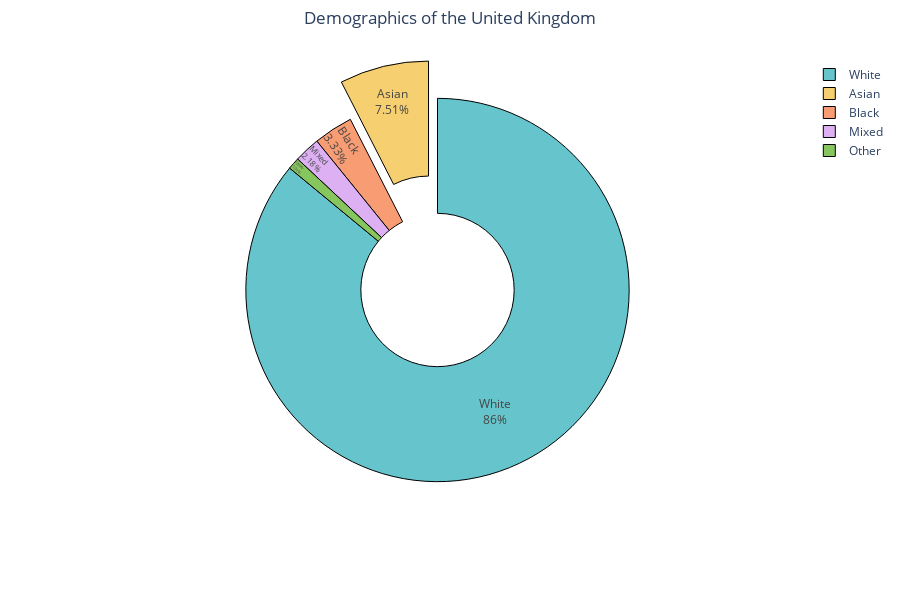

The notebook cell this image was saved under:
### Markdown cell above
**Pie Chart Below:** Hover over any section with the mouse to show the real number of individuals instead of percentage.

   1. **It can be seen that 86% of the UK population belong to the white ethnicity.**
   2. **The black ethnicity forms only a 3.33% from the UK population; therefore, the black community are considered minorities in the UK.**
   3. **There is a very large gap between the white ethnicity and the black ethnicity of arround 46344505 individuals.**

### Code cell
#This Pie chart shows the percentage of each ethnicity in the UK in terms of individual count.
population_pie_plot = px.pie(uk_population_aggregated_by_race, uk_population_aggregated_by_race.index, 
              uk_population_aggregated_by_race['Number'], 
              color_discrete_sequence=px.colors.qualitative.Pastel, hole=0.4)

population_pie_plot.update_layout(title={
                  'text': "Demographics of the United Kingdom",
                  'y':0.98,
                  'x':0.5,
                  'xanchor': 'center',
                  'yanchor': 'top'},
                   height=600,
                  template='plotly_white')

population_pie_plot.update_traces(textposition='inside', textinfo='percent+label', pull=[0, 0.2])

population_pie_plot.data[0].marker.line.width = 1
population_pie_plot.data[0].marker.line.color = "black"
population_pie_plot.show()

### Figure 1 — Plotly figure (JSON) as saved in the notebook; plotly's stock layout.template omitted (floating-point values rounded to 4 significant figures)
{"data": [{"domain": {"x": [0, 1], "y": [0, 1]}, "hole": 0.4, "hoverlabel": {"namelength": 0}, "hovertemplate": "label=%{label}<br>Number=%{value}", "labels": ["White", "Asian", "Black", "Mixed", "Other"], "legendgroup": "", "marker": {"line": {"color": "black", "width": 1}}, "name": "", "pull": [0, 0.2], "showlegend": true, "textinfo": "percent+label", "textposition": "inside", "type": "pie", "values": [48209395, 4213531, 1864890, 1224400, 563696]}], "layout": {"height": 600, "legend": {"tracegroupgap": 0}, "margin": {"t": 60}, "piecolorway": ["rgb(102, 197, 204)", "rgb(246, 207, 113)", "rgb(248, 156, 116)", "rgb(220, 176, 242)", "rgb(135, 197, 95)", "rgb(158, 185, 243)", "rgb(254, 136, 177)", "rgb(201, 219, 116)", "rgb(139, 224, 164)", "rgb(180, 151, 231)", "rgb(179, 179, 179)"], "title": {"text": "Demographics of the United Kingdom", "x": 0.5, "xanchor": "center", "y": 0.98, "yanchor": "top"}}}
